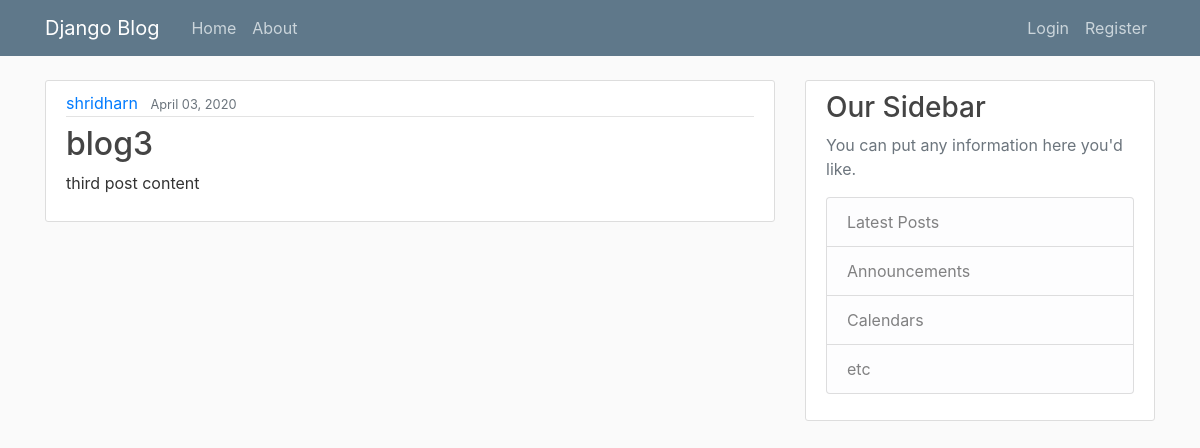
Screenshot of /post/3/ with the database file from the repository.
### blog/models.py (models this page shows, shortened)
class Post(models.Model):
    title = models.CharField(max_length=100)
    content = models.TextField()
    date_posted = models.DateTimeField(default=timezone.now)
    author = models.ForeignKey(User, on_delete=models.CASCADE)

### blog/views.py (the view)
# urls.py: path("post/<int:pk>/", Postdetailview.as_view(), name="post-detail"),
class Postdetailview(DetailView):
    model = Post

### blog/templates/blog/post_detail.html (shortened to what this page needs)
{% extends "blog/base.html" %}
{% block content %}
<article class="media content-section">
    <div class="media-body">
        <div class="article-metadata">
            <a class="mr-2" href="#">{{ object.author }}</a>
            <small class="text-muted">{{ object.date_posted |date:"F d, Y" }}</small>
        </div>
        <h2>
            <h2 class="article-title">{{ object.title }}</h2>
        </h2>
        <p class="article-content">{{object.content }}</p>
    </div>
</article>
{% endblock content %}

### blog/static/blog/main.css (style rules this page uses)
body { background: #fafafa; color: #333333; margin-top: 5rem; }
h1, h2, h3, h4, h5, h6 { color: #444444; }
.content-section { background: #ffffff; padding: 10px 20px; border: 1px solid #dddddd; border-radius: 3px; margin-bottom: 20px; }
.article-title { color: #444444; }
.article-content { white-space: pre-line; }
.article-metadata { padding-bottom: 1px; margin-bottom: 4px; border-bottom: 1px solid #e3e3e3 }

### rows the page displays
Post: author "shridharn", date_posted "April 03, 2020", title "blog3", content "third post content"
